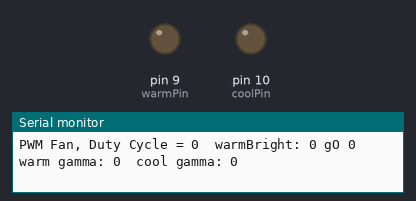
The sketch below on a simulated Arduino Uno, built with avr-gcc and run on an emulated ATmega328P. Parts: output pins drawn as LEDs (lit = HIGH), the last lines printed to the serial monitor.

Above: at 0.05 s.
At 3.45 s:
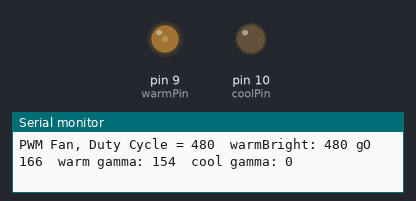
At 5.55 s:
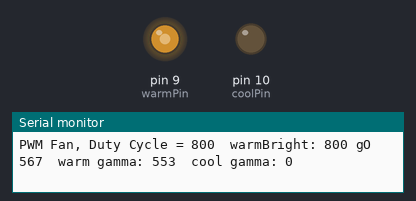
At 11.05 s:
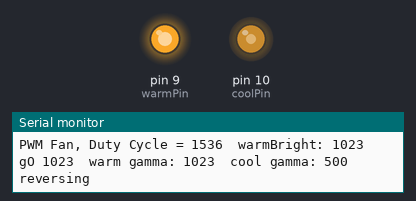
Timing chart, 0 to 23.6 s (numbered marks = the images above):
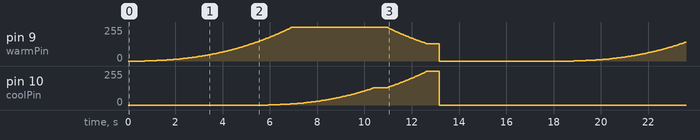

Measured:
- by itself, pin 10 (coolPin): ramps from 0/255 to 255/255 and jumps back, once every 18.2 s

The sketch:

timer_fade_working.ino
```cpp
#include <TimerOne.h>

// This example creates a PWM signal with 25 kHz carrier.
//
// Arduino's analogWrite() gives you PWM output, but no control over the
// carrier frequency.  The default frequency is low, typically 490 or
// 3920 Hz.  Sometimes you may need a faster carrier frequency.
//
// The specification for 4-wire PWM fans recommends a 25 kHz frequency
// and allows 21 to 28 kHz.  The default from analogWrite() might work
// with some fans, but to follow the specification we need 25 kHz.
//
// http://www.formfactors.org/developer/specs/REV1_2_Public.pdf
//
// Connect the PWM pin to the fan's control wire (usually blue).  The
// board's ground must be connected to the fan's ground, and the fan
// needs +12 volt power from the computer or a separate power supply.

const int warmPin = 9;
const int coolPin = 10;

const int maxBright = 1023;
const int tempDiff = 768; // how far apart in brightness the two are when the cool starts turning on
const int totalBright = maxBright + tempDiff;
extern const uint16_t gamma[];

const float gammaVal = 2.4;

// loop vars
int bright = 0;
int warmBright = 0;
int coolBright = 0;
int warmReverse = 0;

void setup(void)
{
  Timer1.initialize(8000);  //
  Serial.begin(9600);
}

void loop(void)
{
  // slowly increase the brightness

  if ( warmReverse == 0 ) {
    warmBright = bright;  //increase by default
  }
  else {
    warmBright = warmBright - 1;  //decrease
  }
  if ( warmBright >= maxBright ) {
    if ( coolBright >= tempDiff && warmReverse == 0) {
      // only switch directions if warm is at max and cool is approaching max:
      warmReverse = 1;
      Serial.println("reversing");
      delay(500);
    } else {
      warmBright = maxBright;
    }
  }

  // calculate cool:
  if ( bright >= tempDiff ) {
    coolBright = bright - tempDiff;
  } else {
    coolBright = 0;
  }

  // calculate gamma. first convert to floats so arduino will do the math with the floats involved
  float wbtmp = warmBright;
  float cbtmp = coolBright;
  float mbtmp = maxBright;
  int warmGammaOut = (int)(pow(wbtmp/mbtmp, gammaVal) * maxBright);
  int coolGammaOut = (int)(pow(cbtmp/mbtmp, gammaVal) * maxBright);

  // set brigtnesses:
  //Timer1.pwm(warmPin, pgm_read_word(&gamma[warmBright]));
  //Timer1.pwm(coolPin, pgm_read_word(&gamma[coolBright]));

  Timer1.pwm(warmPin, warmGammaOut);
  Timer1.pwm(coolPin, coolGammaOut);


  int modulo = bright % 32;
  if ( modulo == 0 ) {
    delay(15);
    Serial.print("PWM Fan, Duty Cycle = ");
    Serial.print(bright);
        Serial.print("  warmBright: ");
        Serial.print(warmBright);
        Serial.print(" gO ");
        Serial.print(warmGammaOut);
    Serial.print("  warm gamma: ");
    Serial.print(pgm_read_word(&gamma[warmBright]));
    Serial.print("  cool gamma: ");
    Serial.println(pgm_read_word(&gamma[coolBright]));
  }

  // increase brightness
  bright = bright + 1;

  // minimum loop time:
  delay(5);
  // dynamic loop time, 1s per level at the lowest level, close to zero at the top
  int delayCurve = (int)( 2 * totalBright / (bright + 2));
  if (delayCurve >= 300) {
    delayCurve = 300;
  }
  //if (delayCurve >= 250) {
  //  Serial.print("Dynamic delay: ");
  //  Serial.println(delayCurve);
  //}
//  delay(delayCurve);


  // reset to zero
  if (bright >= totalBright) {
    delay(500);
    Serial.println("Resetting ");
    bright = 0;
    warmReverse = 0;
    Timer1.pwm(warmPin, bright);
    Timer1.pwm(coolPin, bright);
    delay(5000);
  }

}

// gamma 2.5
const uint16_t PROGMEM gamma[] = {
  0,  0,  0,  0,  0,  0,  0,  0,  0,  0,  0,  0,  0,  0,  0,  0,
  0,  0,  0,  0,  0,  0,  0,  0,  0,  0,  0,  0,  0,  0,  0,  0,
  0,  0,  0,  0,  0,  0,  0,  0,  0,  0,  0,  0,  0,  0,  0,  0,
  0,  1,  1,  1,  1,  1,  1,  1,  1,  1,  1,  1,  1,  1,  1,  1,
  1,  1,  1,  1,  1,  1,  1,  1,  1,  1,  1,  1,  2,  2,  2,  2,
  2,  2,  2,  2,  2,  2,  2,  2,  2,  2,  2,  2,  2,  3,  3,  3,
  3,  3,  3,  3,  3,  3,  3,  3,  3,  3,  4,  4,  4,  4,  4,  4,
  4,  4,  4,  4,  4,  5,  5,  5,  5,  5,  5,  5,  5,  5,  5,  6,
  6,  6,  6,  6,  6,  6,  6,  6,  7,  7,  7,  7,  7,  7,  7,  7,
  8,  8,  8,  8,  8,  8,  8,  9,  9,  9,  9,  9,  9,  9, 10, 10,
  10, 10, 10, 10, 11, 11, 11, 11, 11, 11, 12, 12, 12, 12, 12, 12,
  13, 13, 13, 13, 13, 13, 14, 14, 14, 14, 14, 15, 15, 15, 15, 15,
  16, 16, 16, 16, 16, 17, 17, 17, 17, 18, 18, 18, 18, 18, 19, 19,
  19, 19, 20, 20, 20, 20, 20, 21, 21, 21, 21, 22, 22, 22, 22, 23,
  23, 23, 23, 24, 24, 24, 25, 25, 25, 25, 26, 26, 26, 26, 27, 27,
  27, 28, 28, 28, 28, 29, 29, 29, 30, 30, 30, 31, 31, 31, 31, 32,
  32, 32, 33, 33, 33, 34, 34, 34, 35, 35, 35, 36, 36, 36, 37, 37,
  37, 38, 38, 38, 39, 39, 39, 40, 40, 40, 41, 41, 42, 42, 42, 43,
  43, 43, 44, 44, 45, 45, 45, 46, 46, 46, 47, 47, 48, 48, 48, 49,
  49, 50, 50, 50, 51, 51, 52, 52, 53, 53, 53, 54, 54, 55, 55, 56,
  56, 56, 57, 57, 58, 58, 59, 59, 60, 60, 60, 61, 61, 62, 62, 63,
  63, 64, 64, 65, 65, 66, 66, 67, 67, 68, 68, 69, 69, 70, 70, 71,
  71, 72, 72, 73, 73, 74, 74, 75, 75, 76, 76, 77, 77, 78, 78, 79,
  79, 80, 80, 81, 82, 82, 83, 83, 84, 84, 85, 85, 86, 87, 87, 88,
  88, 89, 89, 90, 91, 91, 92, 92, 93, 94, 94, 95, 95, 96, 97, 97,
  98, 98, 99, 100, 100, 101, 102, 102, 103, 103, 104, 105, 105, 106, 107, 107,
  108, 109, 109, 110, 110, 111, 112, 112, 113, 114, 114, 115, 116, 117, 117, 118,
  119, 119, 120, 121, 121, 122, 123, 123, 124, 125, 126, 126, 127, 128, 128, 129,
  130, 131, 131, 132, 133, 133, 134, 135, 136, 136, 137, 138, 139, 139, 140, 141,
  142, 143, 143, 144, 145, 146, 146, 147, 148, 149, 149, 150, 151, 152, 153, 153,
  154, 155, 156, 157, 158, 158, 159, 160, 161, 162, 162, 163, 164, 165, 166, 167,
  167, 168, 169, 170, 171, 172, 173, 173, 174, 175, 176, 177, 178, 179, 180, 180,
  181, 182, 183, 184, 185, 186, 187, 188, 188, 189, 190, 191, 192, 193, 194, 195,
  196, 197, 198, 199, 200, 200, 201, 202, 203, 204, 205, 206, 207, 208, 209, 210,
  211, 212, 213, 214, 215, 216, 217, 218, 219, 220, 221, 222, 223, 224, 225, 226,
  227, 228, 229, 230, 231, 232, 233, 234, 235, 236, 237, 238, 239, 240, 241, 242,
  243, 244, 245, 247, 248, 249, 250, 251, 252, 253, 254, 255, 256, 257, 258, 260,
  261, 262, 263, 264, 265, 266, 267, 268, 270, 271, 272, 273, 274, 275, 276, 277,
  279, 280, 281, 282, 283, 284, 286, 287, 288, 289, 290, 291, 293, 294, 295, 296,
  297, 298, 300, 301, 302, 303, 304, 306, 307, 308, 309, 311, 312, 313, 314, 315,
  317, 318, 319, 320, 322, 323, 324, 325, 327, 328, 329, 330, 332, 333, 334, 336,
  337, 338, 339, 341, 342, 343, 345, 346, 347, 349, 350, 351, 352, 354, 355, 356,
  358, 359, 360, 362, 363, 364, 366, 367, 369, 370, 371, 373, 374, 375, 377, 378,
  379, 381, 382, 384, 385, 386, 388, 389, 391, 392, 393, 395, 396, 398, 399, 400,
  402, 403, 405, 406, 408, 409, 411, 412, 413, 415, 416, 418, 419, 421, 422, 424,
  425, 427, 428, 430, 431, 433, 434, 436, 437, 439, 440, 442, 443, 445, 446, 448,
  449, 451, 452, 454, 455, 457, 458, 460, 461, 463, 465, 466, 468, 469, 471, 472,
  474, 476, 477, 479, 480, 482, 483, 485, 487, 488, 490, 491, 493, 495, 496, 498,
  500, 501, 503, 504, 506, 508, 509, 511, 513, 514, 516, 518, 519, 521, 523, 524,
  526, 528, 529, 531, 533, 534, 536, 538, 540, 541, 543, 545, 546, 548, 550, 552,
  553, 555, 557, 558, 560, 562, 564, 565, 567, 569, 571, 572, 574, 576, 578, 580,
  581, 583, 585, 587, 588, 590, 592, 594, 596, 597, 599, 601, 603, 605, 607, 608,
  610, 612, 614, 616, 618, 619, 621, 623, 625, 627, 629, 631, 632, 634, 636, 638,
  640, 642, 644, 646, 648, 649, 651, 653, 655, 657, 659, 661, 663, 665, 667, 669,
  671, 673, 674, 676, 678, 680, 682, 684, 686, 688, 690, 692, 694, 696, 698, 700,
  702, 704, 706, 708, 710, 712, 714, 716, 718, 720, 722, 724, 726, 728, 730, 732,
  734, 736, 739, 741, 743, 745, 747, 749, 751, 753, 755, 757, 759, 761, 763, 766,
  768, 770, 772, 774, 776, 778, 780, 782, 785, 787, 789, 791, 793, 795, 797, 800,
  802, 804, 806, 808, 810, 813, 815, 817, 819, 821, 824, 826, 828, 830, 832, 835,
  837, 839, 841, 843, 846, 848, 850, 852, 855, 857, 859, 861, 864, 866, 868, 870,
  873, 875, 877, 880, 882, 884, 886, 889, 891, 893, 896, 898, 900, 903, 905, 907,
  910, 912, 914, 917, 919, 921, 924, 926, 928, 931, 933, 935, 938, 940, 942, 945,
  947, 950, 952, 954, 957, 959, 962, 964, 966, 969, 971, 974, 976, 979, 981, 983,
  986, 988, 991, 993, 996, 998, 1001, 1003, 1006,
  1008, 1011, 1013, 1016, 1018, 1021, 1023
};
```
